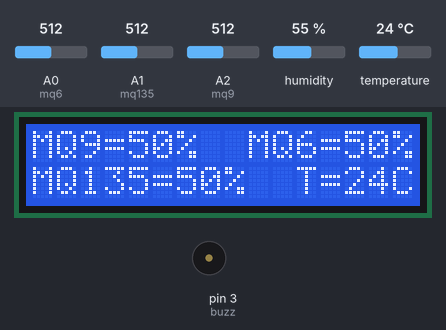
Bench run of a sketch on a simulated Arduino Uno, built with avr-gcc and run on an emulated ATmega328P. Parts: 16×2 character LCD, buzzer (waves = sounding, pin HIGH). Inputs (shaded band) come from the test bench; at power-on: A0 (mq6) = 512, A1 (mq135) = 512, A2 (mq9) = 512, humidity 55 %, temperature 24 °C. What the sketch prints to the serial monitor is not drawn.

Above: at 3.2 s.
3.3 s: A0 (mq6) set to 535
At 4.3 s:
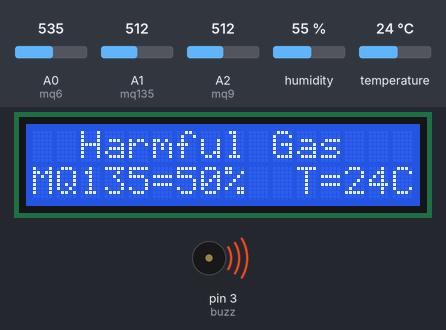
9.3 s: A1 (mq135) set to 70
At 10.2 s:
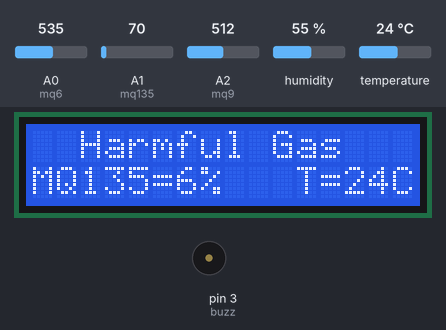
15.3 s: A2 (mq9) set to 108
21.3 s: A2 (mq9) set to 96
27.3 s: A1 (mq135) set to 306
At 27.7 s:
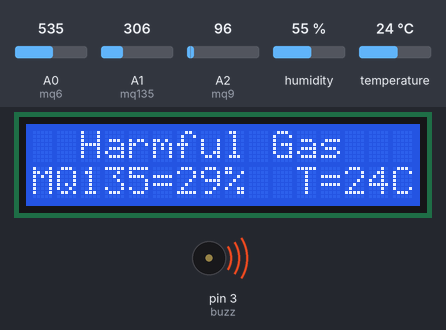
33.3 s: A1 (mq135) set to 40
At 33.9 s:
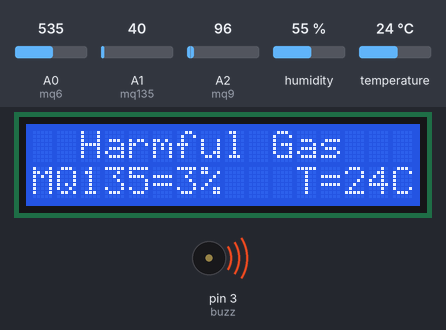
Timing chart, 0 to 86.8 s (numbered marks = the images above; inputs shaded):
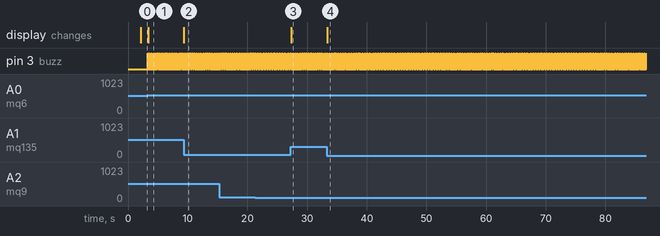

The sketch:

Air_Quality.ino
```cpp
// Air quality Monitoring System
#include<LiquidCrystal_I2C.h>
#include<DHT.h>

LiquidCrystal_I2C lcd(0x27, 16, 2);
DHT dht(7, DHT11);

#define mq9 A2
#define mq135 A1
#define mq6 A0
#define buzz 3
int val;
int val1;
int val2;

void setup() {
  // put your setup code here, to run once:
  Serial.begin(9600);
  dht.begin();
  pinMode(mq9, INPUT);
  pinMode(mq135, INPUT);
  pinMode(mq6, INPUT);
  pinMode(buzz, OUTPUT);
  lcd.init();
  lcd.backlight();
  lcd.setCursor(0, 0);
  lcd.print("  Air Quality   ");
  lcd.setCursor(0, 1);
  lcd.print("     System     ");
  // lcd.clear();
  delay(2000);
  lcd.clear();
}

void loop() {
  // put your main code here, to run repeatedly:
  digitalWrite(buzz, LOW);
  val = analogRead(mq9);
  int v1 = map(val, 0, 1023, 0, 100);
  val1 = analogRead(mq135);
  int v2 = map(val1, 0, 1023, 0, 100);
  val2 =  analogRead(mq6);
  int v3 = map(val2, 0, 1023, 0, 100);
  Serial.println(v1);
  Serial.println(v2);
  Serial.println(v3);
  // delay(100);
  int t = dht.readTemperature();
  lcd.setCursor(0, 0);
  lcd.print("MQ9=");
  lcd.print(v1);
  lcd.print("% ");
  lcd.setCursor(9, 0);
  lcd.print("MQ6=");
  lcd.print(v3);
  lcd.print("% ");
  lcd.setCursor(0, 1);
  lcd.print("MQ135=");
  lcd.print(v2);
  lcd.print("% ");
  lcd.setCursor(11, 1);
  lcd.print("T=");
  lcd.print(t);
  lcd.print("C");

  if(v1 > 50 || v2 > 80 || v3 > 50){
    digitalWrite(buzz, HIGH);
    lcd.setCursor(0, 0);
    lcd.print("  Harmful Gas   ");
  }

}
```

Measured:
- the behaviour switches between 521 and 522 on A0 (mq6) (found by bisection; images 0 and 1)
- after the input at 3.3 s, pin 3 (buzz): alternates HIGH for 0.02 s and LOW for 0.03 s, starting after 0.05 s; the display: changes after 0.06 s (image 1)
- after the input at 9.3 s, the display: changes after 0.07 s (image 2)
- after the input at 27.3 s, the display: changes after 0.07 s (image 3)
- after the input at 33.3 s, the display: changes after 0.05 s (image 4)
